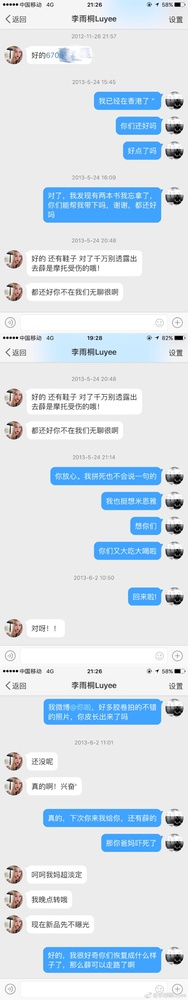
%> input picture Matlab/li.jpg, 188 x 1000 px, shrunk from 690 x 3680 before the run
$ octave --eval "result = ela_analyze_demo('li.jpg');"   (GNU Octave 9; MATLAB toolbox functions it lacks are replaced by stand-ins)
%> lines starting %> are read from the running program, lines starting %| are printed output that depends on the picture
%> in ela_analyze_demo, im is the input picture: size 1000x188x3 uint8; mean R, G, B 214.6, 225.1, 234.4
### Matlab/ela_demo.m
function OutputMap = ELA( ImIn, Quality, Multiplier, Flatten)
%> called with Quality = 90, Multiplier = 15, Flatten = true
    % Copyright (C) 2016 Markos Zampoglou
    % Information Technologies Institute, Centre for Research and Technology Hellas
    % 6th Km Harilaou-Thermis, Thessaloniki 57001, Greece
    %
    % This code implements the Error Level Analysis algorithm popularized
    % by http://fotoforensics.com/
    %
    % ImIn is an image loaded using imread/(CleanUpImage)
    % Quality is the quality in which to recompress the image
    % Multiplier is the value with which to multiply the residual to make
    % it more visible
    % If Flatten=true, the image is converted to grayscale using the
    % cross-channel mean


    imwrite(ImIn,'tmp.jpg','Quality',Quality);
    ImJPG=imread('tmp.jpg');

    OutputMap=(abs(double(ImIn)-double(ImJPG))*Multiplier);
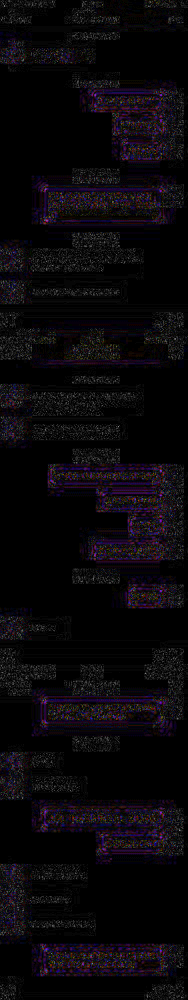
%> OutputMap: size 1000x188x3 double; mean R, G, B 24.9, 18.5, 26.2; drawn with min black and max white


    if Flatten
        OutputMap=mean(OutputMap,3);
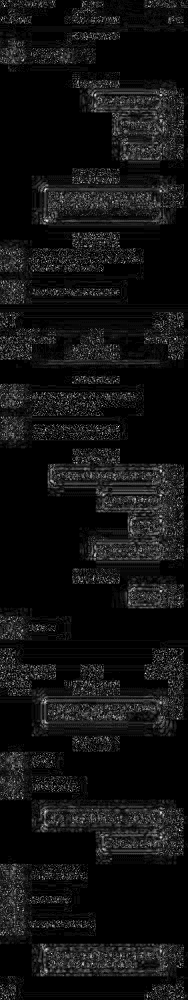
%> OutputMap: size 1000x188 double; min 0, max 330, mean 23.2; drawn with min black and max white
    end
end

### Matlab/ela_analyze_demo.m
function [OutputMap] = ela_analyze_demo ( imPath )
    %ANALYZE Summary of this function goes here
    %   Detailed explanation goes here
    im= imread(imPath);
    Quality=90;
    Multiplier=15;
    Flatten=true;

    OutputMap = ela_demo(im,Quality,Multiplier,Flatten);
end

$ run again, on Matlab/xue1.jpg
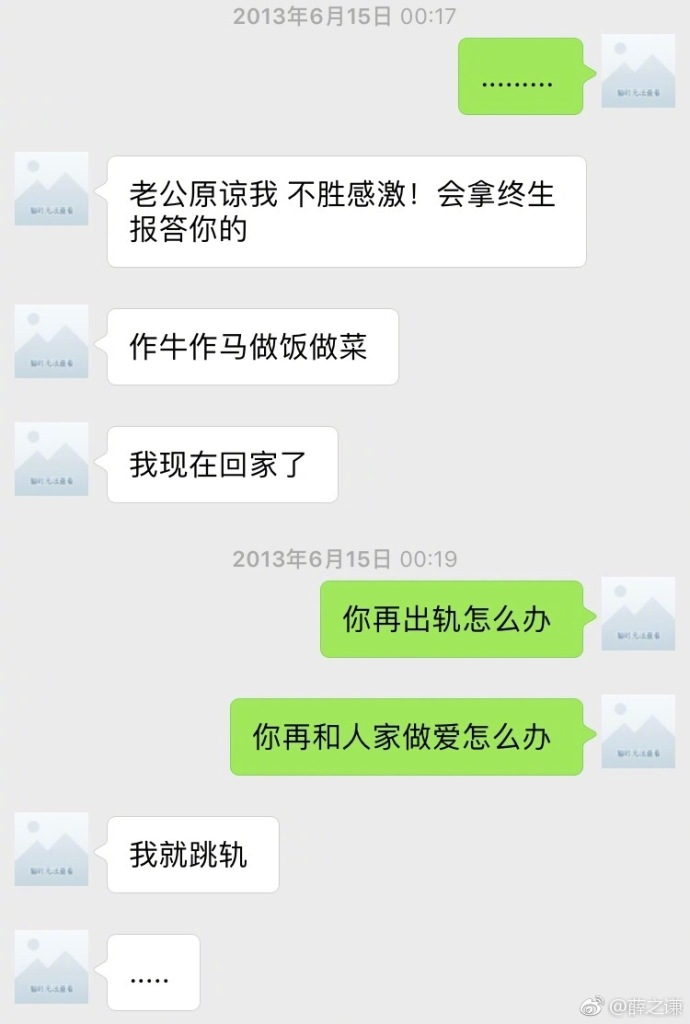
%> input picture Matlab/xue1.jpg, 690 x 1024 px
%> in ela_analyze_demo, im is the input picture: size 1024x690x3 uint8; mean R, G, B 227, 232.9, 223
%> in ELA, `OutputMap=(abs(double(ImIn)-double(ImJPG))*Multiplier);`:
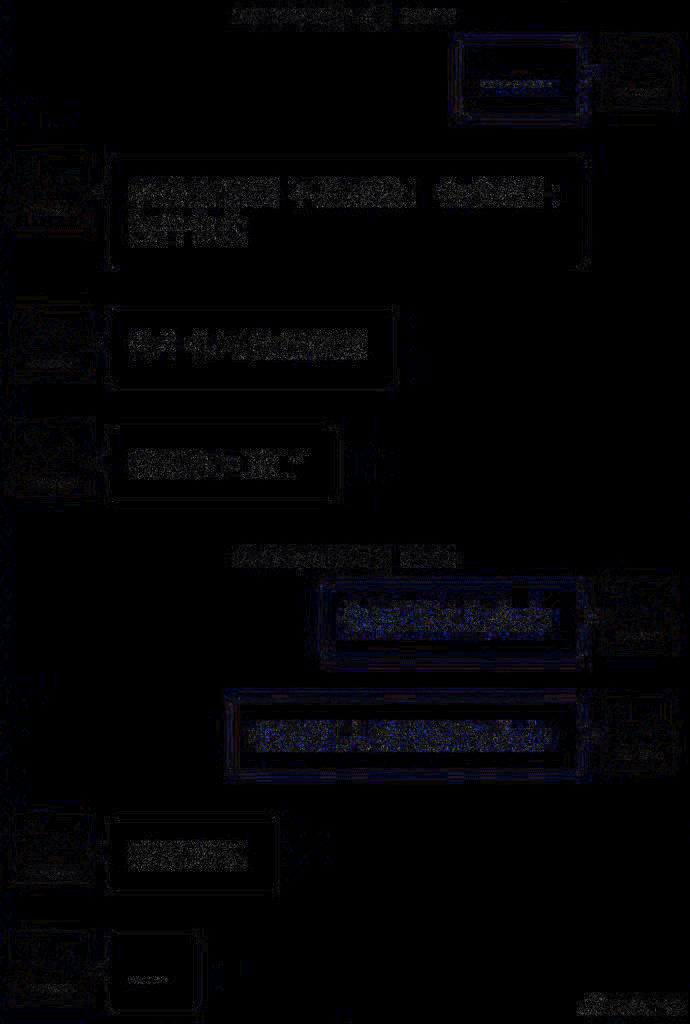
%> OutputMap: size 1024x690x3 double; mean R, G, B 4.5, 4.3, 7.1; drawn with min black and max white
%> in ELA, `OutputMap=mean(OutputMap,3);`:
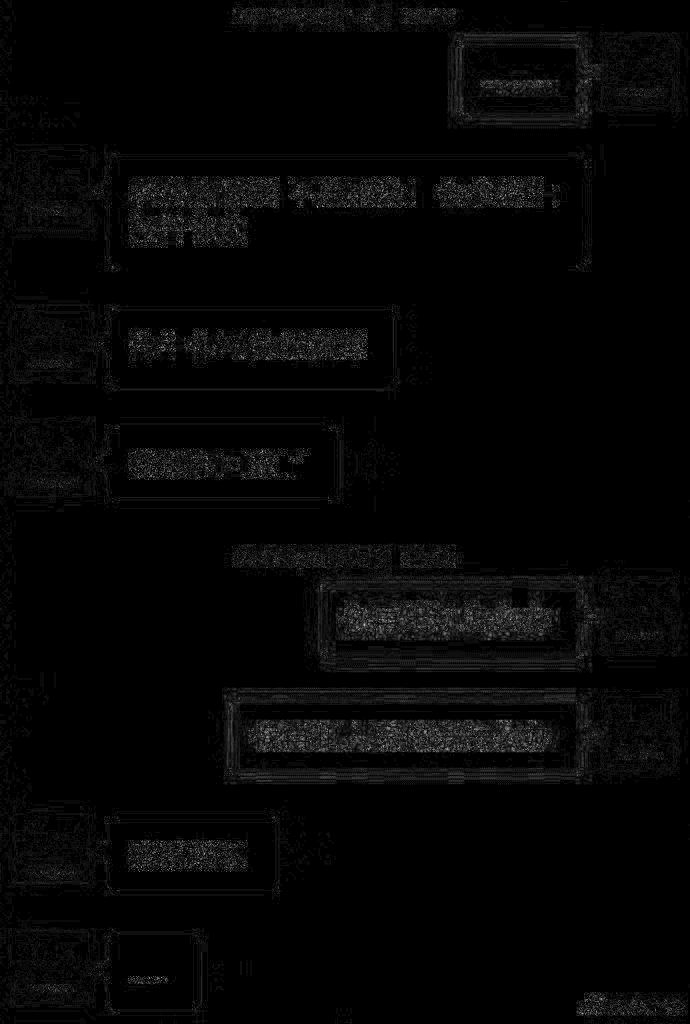
%> OutputMap: size 1024x690 double; min 0, max 205, mean 5.3

$ run again, on Matlab/xue2.jpg
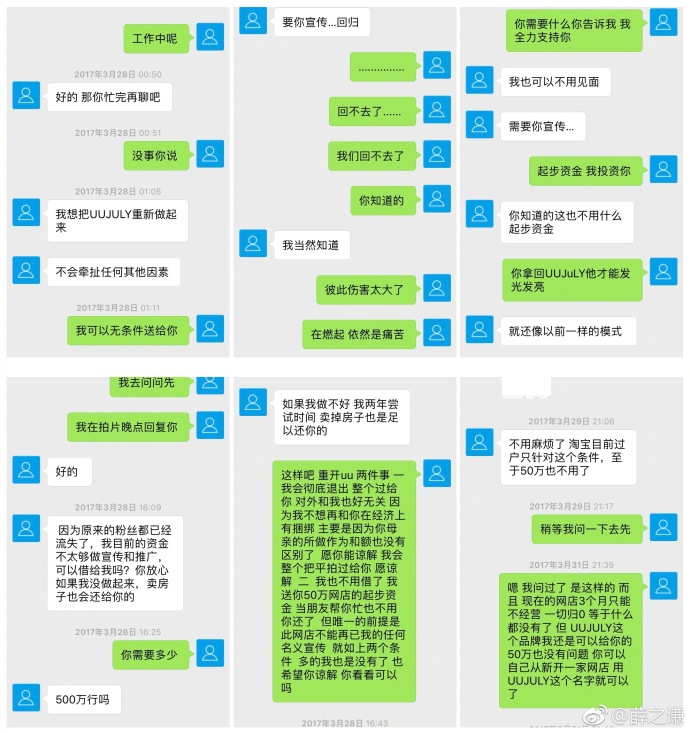
%> input picture Matlab/xue2.jpg, 690 x 733 px
%> in ela_analyze_demo, im is the input picture: size 733x690x3 uint8; mean R, G, B 206.7, 226, 205.1
%> in ELA, `OutputMap=(abs(double(ImIn)-double(ImJPG))*Multiplier);`:
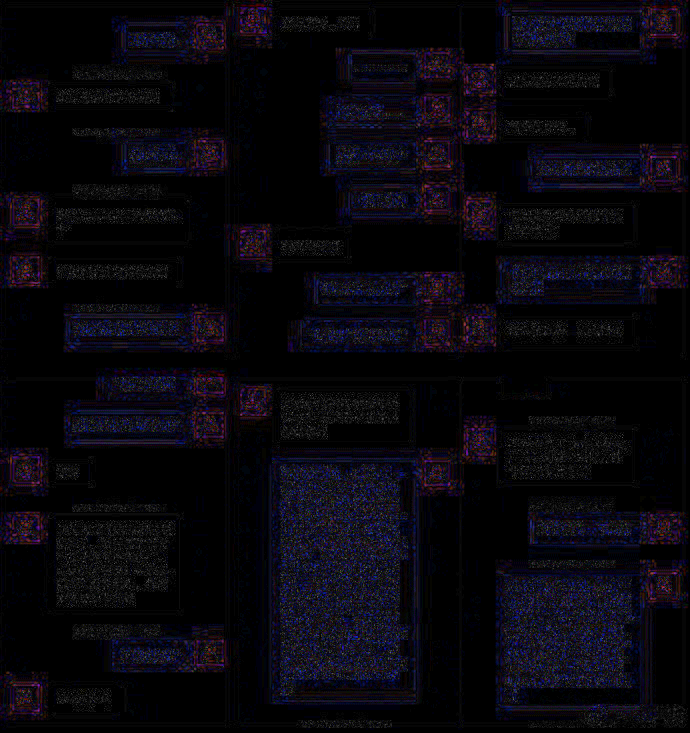
%> OutputMap: size 733x690x3 double; mean R, G, B 20.7, 16.5, 30.5; drawn with min black and max white
%> in ELA, `OutputMap=mean(OutputMap,3);`:
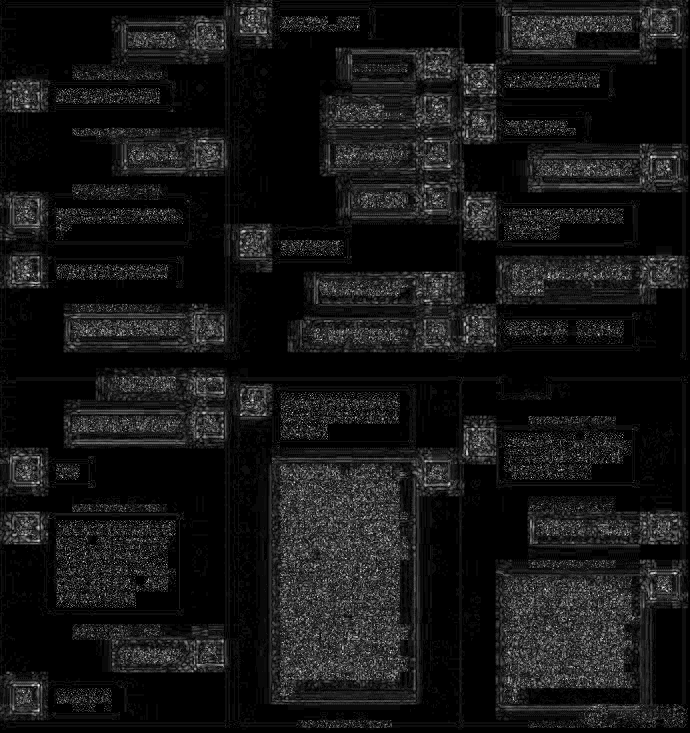
%> OutputMap: size 733x690 double; min 0, max 265, mean 22.5; drawn with min black and max white

$ run again, on Matlab/xue3.jpg
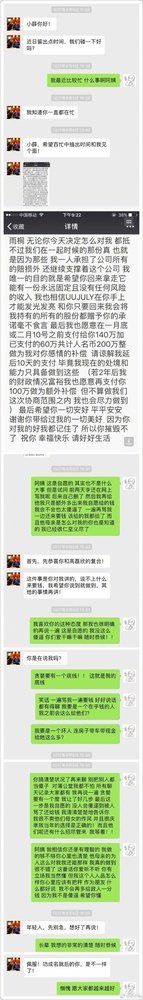
%> input picture Matlab/xue3.jpg, 143 x 1000 px, shrunk from 640 x 4486 before the run
%> in ela_analyze_demo, im is the input picture: size 1000x143x3 uint8; mean R, G, B 207.5, 218.1, 196.4
%> in ELA, `OutputMap=(abs(double(ImIn)-double(ImJPG))*Multiplier);`:
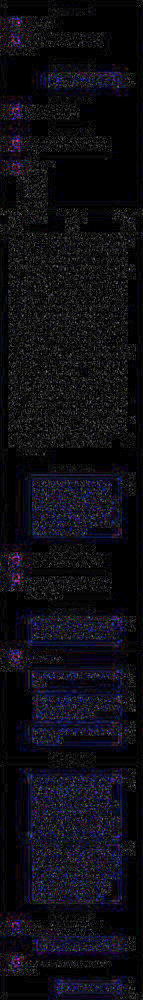
%> OutputMap: size 1000x143x3 double; mean R, G, B 33.9, 31.7, 46.7; drawn with min black and max white
%> in ELA, `OutputMap=mean(OutputMap,3);`:
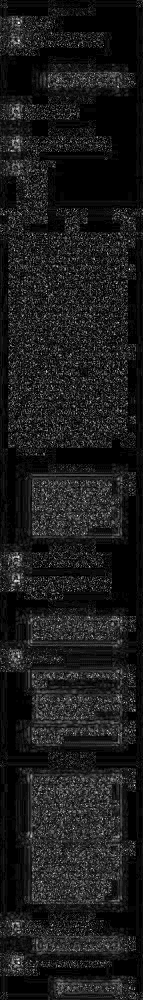
%> OutputMap: size 1000x143 double; min 0, max 345, mean 37.4; drawn with min black and max white
